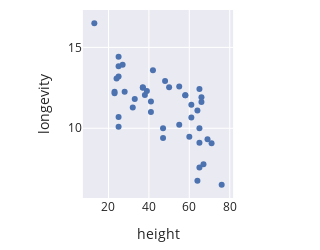

The code cell stored with this chart in its notebook:
### Markdown cell above
**Banking to Decipher Relationships.** With scatterplots, we try to choose a
scale so that the relationship between the two features roughly follows a
45-degree line. This is called "banking to 45 degrees", and makes it
easier for the reader to see shape and trends.
That is, it is much easier for us to
determine departures from a line when the data roughly fall along a 45-degree
line within the plotting region.
For instance, we've reproduced the plot that
shows longevity of dog breeds against height.
The plot has been banked to 45 degrees, and we can more easily
see where the data deviate.

### Code cell
fig = px.scatter(dogs, x='height', y='longevity', width=250, height=250)

fig.update_xaxes(
    constrain="domain",
)
fig.update_yaxes(
    scaleanchor="x",
    scaleratio=8,
)
fig

### Figure 1 — Plotly figure (JSON) as saved in the notebook; plotly's stock layout.template omitted (floating-point values rounded to 4 significant figures)
{"data": [{"hovertemplate": "height=%{x}<br>longevity=%{y}<extra></extra>", "legendgroup": "", "marker": {"color": "rgb(76,114,176)", "symbol": "circle"}, "mode": "markers", "name": "", "orientation": "v", "showlegend": false, "type": "scatter", "x": [48, 25, 41, 37, 37, 55, 27, 33, 13, 50, 61, 65, 25, 58, 23, 25, 66, 58, 60, 39, 64, 41, 24, 25, 32, 42, 38, 28, 47, 23, 65, 25, 47, 66, 69, 65, 71, 55, 61, 64, 65, 76, 67], "xaxis": "x", "y": [12.92, 13.84, 11.66, 12.5, 12.53, 12.58, 13.92, 11.81, 16.5, 12.54, 11.46, 12.42, 14.42, 12.04, 12.25, 13.2, 11.63, 12.04, 9.48, 12.31, 11.1, 11, 13.07, 10.1, 11.29, 13.58, 12.05, 12.25, 10, 12.17, 10, 10.69, 9.4, 11.92, 9.32, 9.1, 9.08, 10.21, 10.67, 6.75, 7.57, 6.5, 7.78], "yaxis": "y"}], "layout": {"height": 250, "legend": {"tracegroupgap": 0}, "width": 250, "xaxis": {"anchor": "y", "autorange": true, "constrain": "domain", "domain": [0.162, 0.838], "range": [7.254, 81.75], "title": {"text": "height"}, "type": "linear"}, "yaxis": {"anchor": "x", "autorange": true, "domain": [0, 1], "range": [5.688, 17.31], "scaleanchor": "x", "scaleratio": 8, "title": {"text": "longevity"}, "type": "linear"}}}
